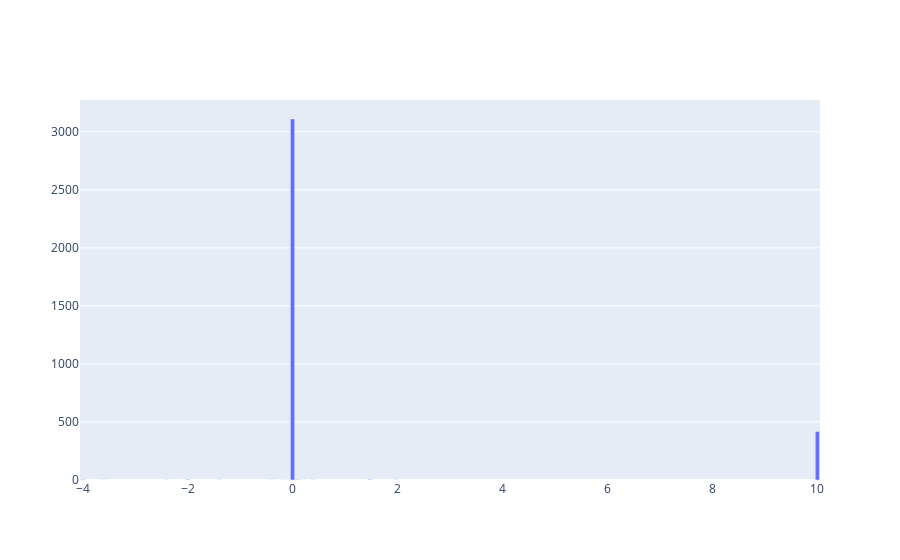

The notebook cell this image was saved under:
### Code cell
gen_bar_plotly_by_counter(bc)

### Figure 1 — Plotly figure (JSON) as saved in the notebook; plotly's stock layout.template omitted (floating-point values rounded to 4 significant figures)
{"data": [{"type": "bar", "x": [-0.2, 0.4, -0.4, 0.2, -1.4, 1.98, -3.6, -0.1, -2.4, 0.1, -4, 1.48, -2, 10, 0], "y": [1, 1, 1, 1, 1, 1, 1, 1, 1, 3, 3, 5, 5, 418, 3110]}], "layout": {}}
